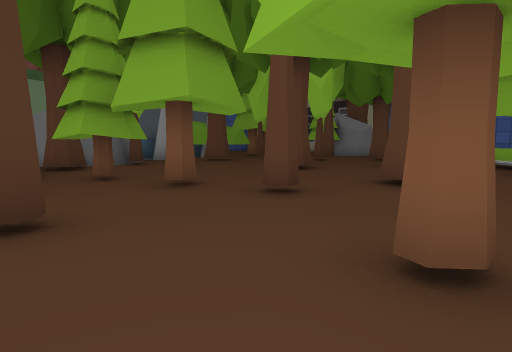
view 1 (above)

24 first-person views from a walk through a 3-D level made in the Unity game engine. The camera is 1.4 m above the floor, tilts 6° down and sees 75° across. The floor is counted in squares, 1.95 m on a side. Each view is taken from the middle of a square. On the plan, view 1 faces up. The plan holds only what a view shows up to about 11 squares ahead; the rest is blank. The place goes on beyond the plan. The player character is not drawn. Some surface patterns are stand-ins.

view 2
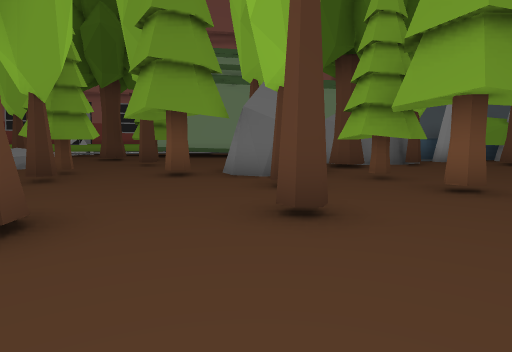

view 3
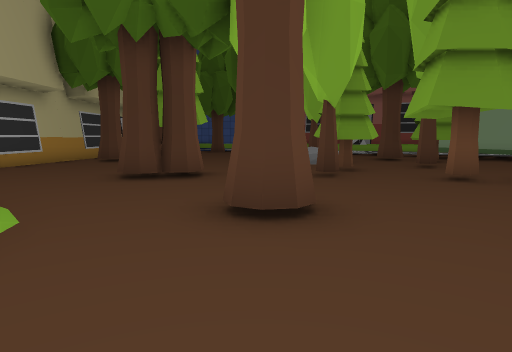

view 4
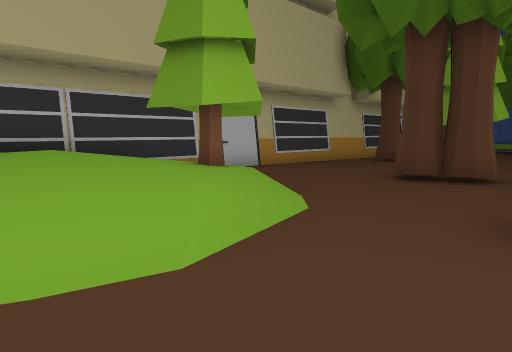

view 5
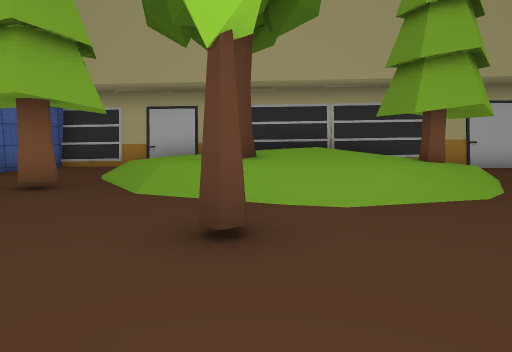

view 6
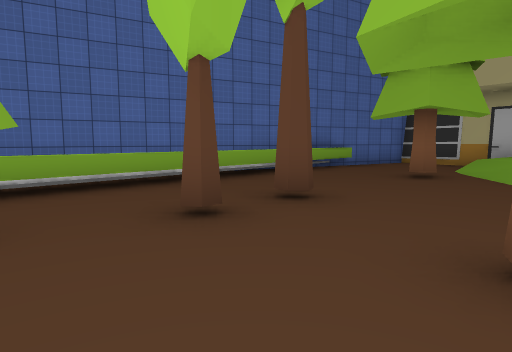

view 7
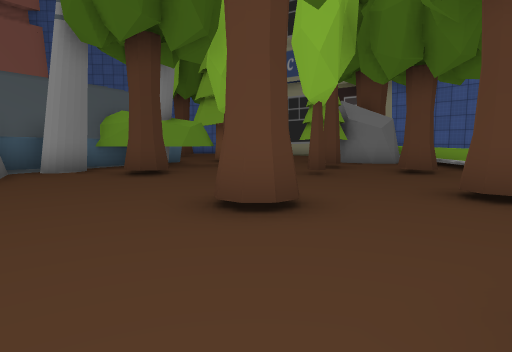

view 8
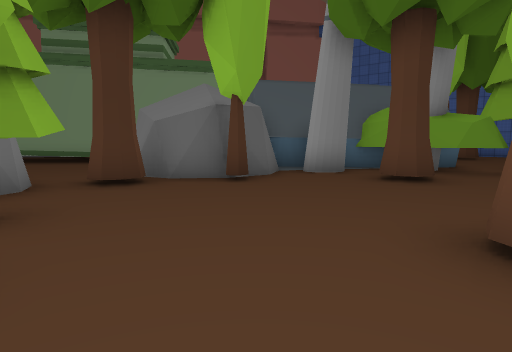

view 9
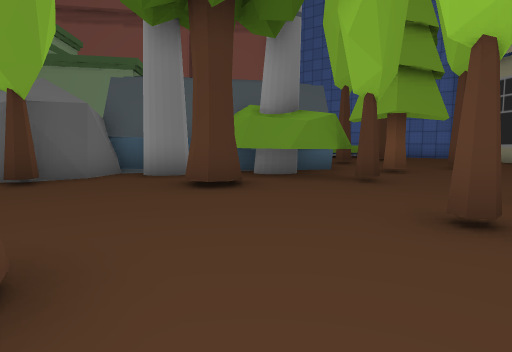

view 10
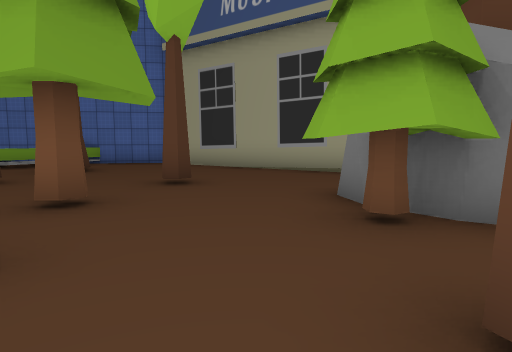

view 11
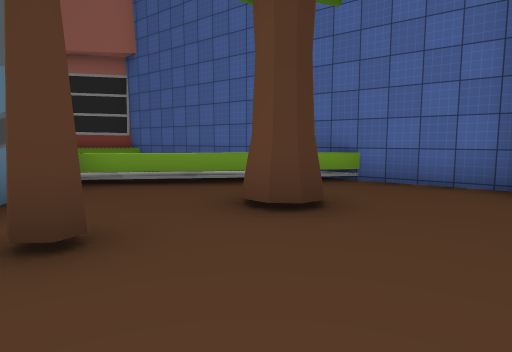

view 12
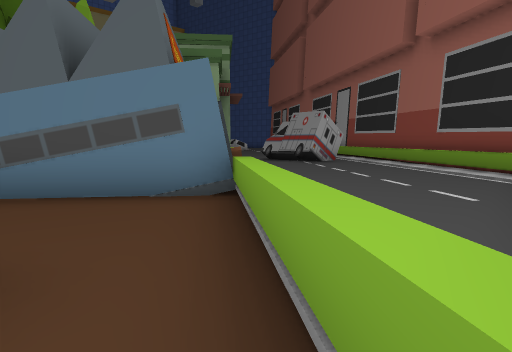

view 13
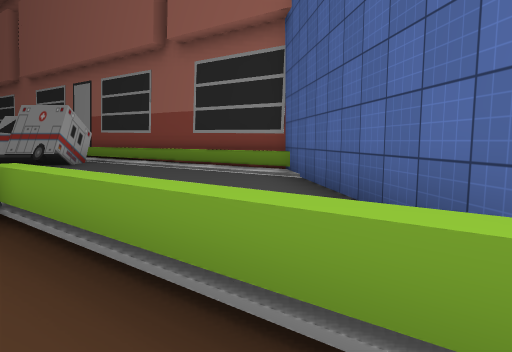

view 14
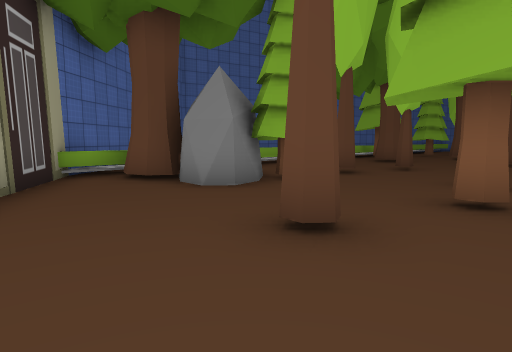

view 15
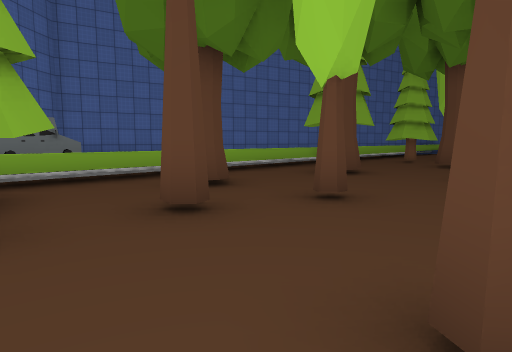

view 16
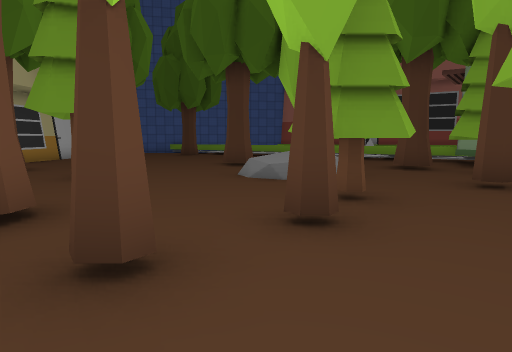

view 17
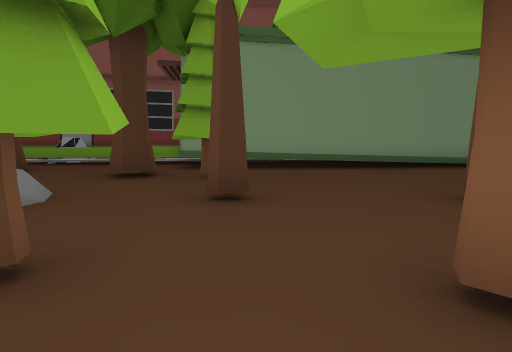

view 18
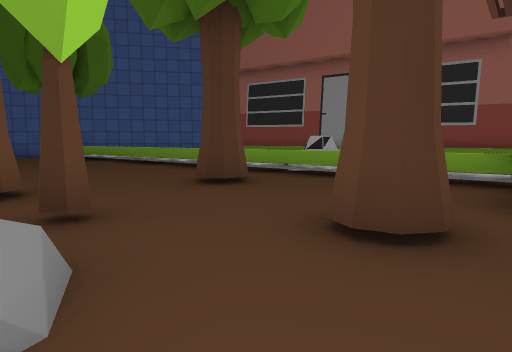

view 19
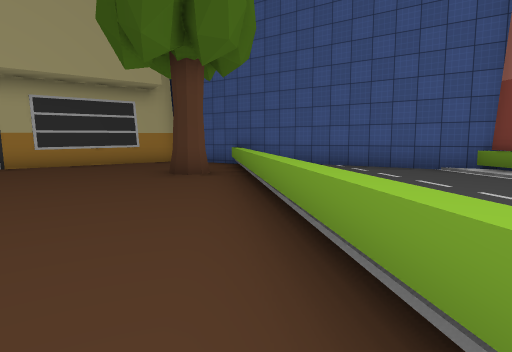

view 20
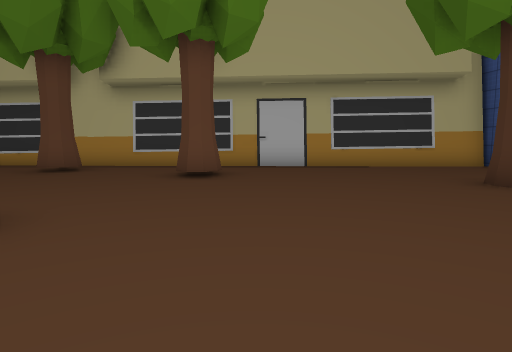

view 21
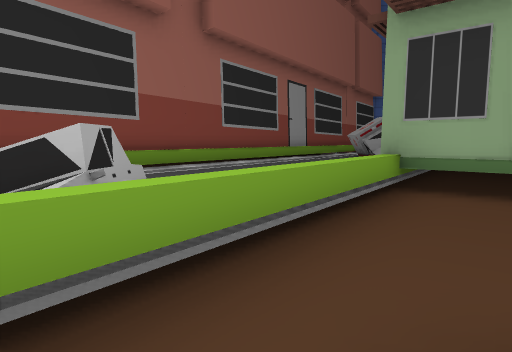

view 22
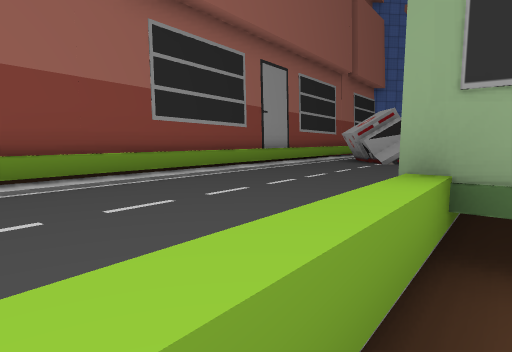

view 23
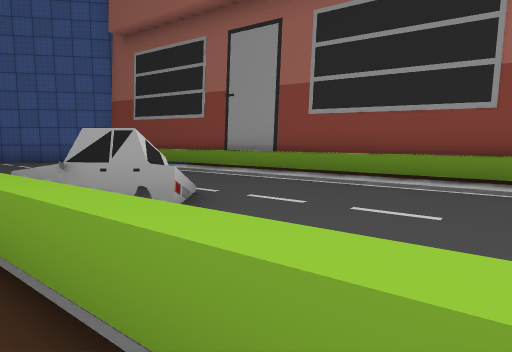

view 24
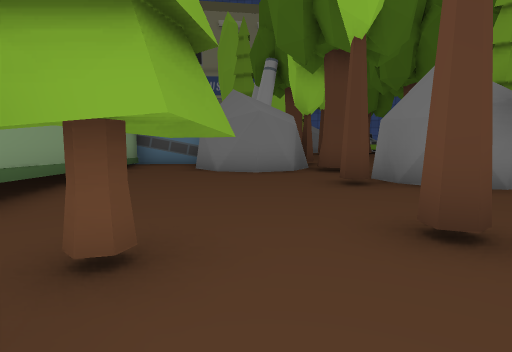

### Floor plan
Key: @ floor where view 1 was taken; # wall or solid block; . main floor; : floor 0.25 m higher than the main floor; + floor 0.75 m higher than the main floor; * floor 1 m higher than the main floor; / step, stairs or slope; = window, fence, low wall or low ledge; ^ raised ledge; T tree; B building; R rock; U truck; C car; O other object.
Columns run from 25 left of view 1 to 9 right of it. Each row starts with its distance up from view 1.
 24                     ######
 23                B#####=...###
 22               BB::::=^.....##
 21              BB:::::^.TT....###
 20             BB=::::^..........###
 19             B#:::: BB.#...#.....#
 18            BB::::  BBB........T.##
 17           B#OOO:  BBBBB..T..TRTT #
 16          B#:OOOO  BB BBB....TTR
 15          B#:OO BBB BBBBBO#......:U
 14         B#:::  B BBBBBBBO...#...UU
 13        B#::::   BB.BBBBTT.....T.:
 12        #::::   BB.. #..TT..#....:
 11      BB#::::B  B..# ##..........
 10      B#::::BB B...####..........:
  9     B#::::BB B......T.....T..T..:
  8    B#:::::#B B......T...........:
  7    B#::::^.BB.....#RR.T........T:
  6   B#::CC=....TT....RR.T.....T..
  5  B#:  CC^...T...#..RR...T....T.
  4 B#    :^...........T..#......TT
  3 B=::: ^..T...//..T..............:##
  2 #::::=......#/ RTT.....#..T..#..:#
  1 #:: :^.....T.//...#.............:#
  0 #:  ^......T.......#.TT..@.....^:#
 -1 #: ^.....................#.....^##
 -2 ##^.T.............T....///.....^#
 -3  #^...........T......///+///TT.^#
 -4  #.......T.........../T++T//...^#
 -5  #...........T....... +***///..#
 -6  #..................   /*////..#
 -7  #BBBBBBBBBBBBBBBBBBBB  ** / ..#
 -8                       BBBBBBBBB

Positions as (right, up) in squares from view 1, and headings:
1: (0, 0), facing up
2: (0, 0), facing up-left
3: (0, 0), facing left
4: (0, 0), facing down-left
5: (0, 2), facing down
6: (1, 4), facing down-right
7: (1, 5), facing up
8: (1, 6), facing up-left
9: (3, 9), facing up-left
10: (2, 13), facing up
11: (0, 18), facing up-left
12: (-3, 23), facing down-left
13: (-3, 22), facing left
14: (-1, 21), facing down-right
15: (0, 16), facing down-right
16: (-4, 1), facing left
17: (-6, 2), facing up-left
18: (-10, 4), facing left
19: (-17, 4), facing down-left
20: (-17, 3), facing down
21: (-17, 3), facing up
22: (-16, 6), facing up
23: (-15, 7), facing left
24: (-12, 4), facing up-right
